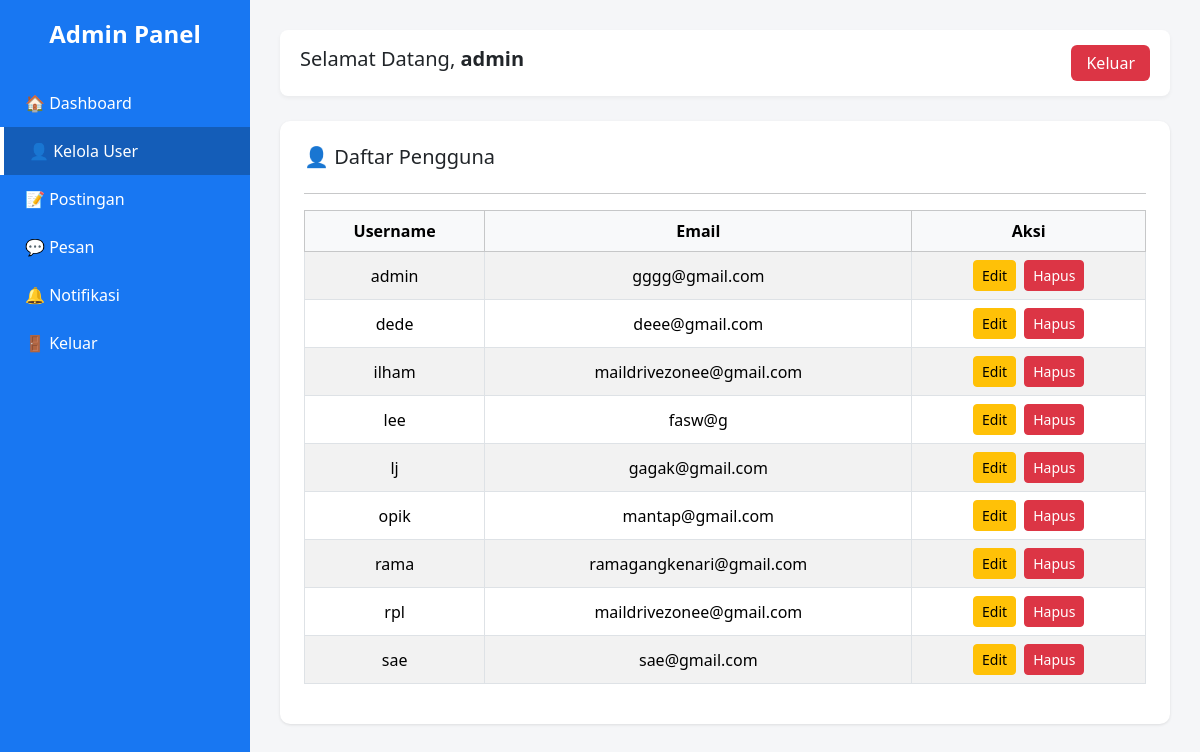
/backend/index.php?page=user (signed in), run on the app's committed database.
### tables this page shows
CREATE TABLE `user` (
  `UserName` varchar(50) NOT NULL,
  `FirstName` varchar(50) DEFAULT NULL,
  `LastName` varchar(50) DEFAULT NULL,
  `Email` varchar(100) DEFAULT NULL,
  `Password` varchar(100) DEFAULT NULL,
  `Photo` varchar(255) DEFAULT NULL,
  `Cover` varchar(255) DEFAULT NULL
);

### backend/index.php (the view, shortened to what this page needs)
<?php
include "../lib/koneksi.php";
$username = $_SESSION['user']['Username'];
$page = isset($_GET['page']) ? $_GET['page'] : 'home';
?>
<!DOCTYPE html>
<html lang="id">
<head>
    <link href="https://cdn.jsdelivr.net/npm/bootstrap@5.3.3/dist/css/bootstrap.min.css" rel="stylesheet">
</head>
<body>
    <div class="sidebar">
        <h4>Admin Panel</h4>
        <a href="?page=home" class="<?= $page == 'home' ? 'active' : '' ?>">🏠 Dashboard</a>
        <a href="?page=user" class="<?= $page == 'user' ? 'active' : '' ?>">👤 Kelola User</a>
        <a href="?page=post" class="<?= $page == 'post' ? 'active' : '' ?>">📝 Postingan</a>
        <a href="?page=pesan" class="<?= $page == 'pesan' ? 'active' : '' ?>">💬 Pesan</a>
        <a href="?page=notif" class="<?= $page == 'notif' ? 'active' : '' ?>">🔔 Notifikasi</a>
        <a href="?logout=true">🚪 Keluar</a>
    </div>
    <div class="content">
        <div class="topbar">
            <h5>Selamat Datang, <strong><?= htmlspecialchars($username) ?></strong></h5>
            <a href="?logout=true" class="logout-btn">Keluar</a>
        </div>
        <?php
        switch ($page) {
            case 'user':
                echo '<div class="card card-custom p-4">
                        <h5>👤 Daftar Pengguna</h5>
                        <hr>
                        <table class="table table-bordered table-striped align-middle text-center">
                          <thead class="table-light">
                            <tr>
                                <th>Username</th>
                                <th>Email</th>
                                <th>Aksi</th>
                            </tr>
                          </thead>
                          <tbody>';
                $users = mysqli_query($koneksi, "SELECT * FROM user ORDER BY UserName ASC");
                if (mysqli_num_rows($users) > 0) {
                    while ($u = mysqli_fetch_assoc($users)) {
                        $username = htmlspecialchars($u['UserName']);
                        $email = htmlspecialchars($u['Email']);
                        echo "<tr>
                                <td>{$username}</td>
                                <td>{$email}</td>
                                <td>
    <a href='edit_user.php?UserName={$u['UserName']}' class='btn btn-sm btn-warning me-1'>Edit</a>
    <a href='delete_user.php?UserName={$u['UserName']}' class='btn btn-sm btn-danger' onclick='return confirm(\'Yakin ingin menghapus user ini?\');'>Hapus</a>
</td>
                              </tr>";
                    }
                } else {
                    echo "<tr><td colspan='4' class='text-muted'>Belum ada pengguna</td></tr>";
                }
                echo '</tbody></table></div>';
                break;
        }
        ?>
    </div>
</body>
</html>

### backend/index.php (style rules this page uses)
body { background-color: #f5f6f8; font-family: "Segoe UI", Roboto, Helvetica, Arial, sans-serif; }
.sidebar { width: 250px; height: 100vh; background: #1877f2; color: white; position: fixed; top: 0; left: 0; display: flex; flex-direction: column; padding-top: 20px; }
.sidebar h4 { text-align: center; font-weight: 700; margin-bottom: 30px; }
.sidebar a { color: white; text-decoration: none; padding: 12px 25px; display: block; font-weight: 500; transition: 0.3s; }
.sidebar a:hover, .sidebar a.active { background: #145db8; border-left: 4px solid #fff; }
.content { margin-left: 250px; padding: 30px; }
.topbar { background: white; border-radius: 8px; padding: 15px 20px; margin-bottom: 25px; display: flex; justify-content: space-between; align-items: center; box-shadow: 0 2px 4px rgba(0, 0, 0, 0.05); }
.logout-btn { background: #dc3545; border: none; color: white; padding: 6px 15px; border-radius: 6px; font-weight: 500; text-decoration: none; }
.card-custom { border: none; border-radius: 10px; box-shadow: 0 1px 3px rgba(0, 0, 0, 0.1); }

### data on the page
user: UserName "admin", Email "gggg@gmail.com"
user: UserName "dede", Email "deee@gmail.com"
user: UserName "ilham", Email "maildrivezonee@gmail.com"
user: UserName "lee", Email "fasw@g"
user: UserName "lj", Email "gagak@gmail.com"
user: UserName "opik", Email "mantap@gmail.com"
user: UserName "rama", Email "ramagangkenari@gmail.com"
user: UserName "rpl", Email "maildrivezonee@gmail.com"
user: UserName "sae", Email "sae@gmail.com"

### other printed values
$username "admin"
